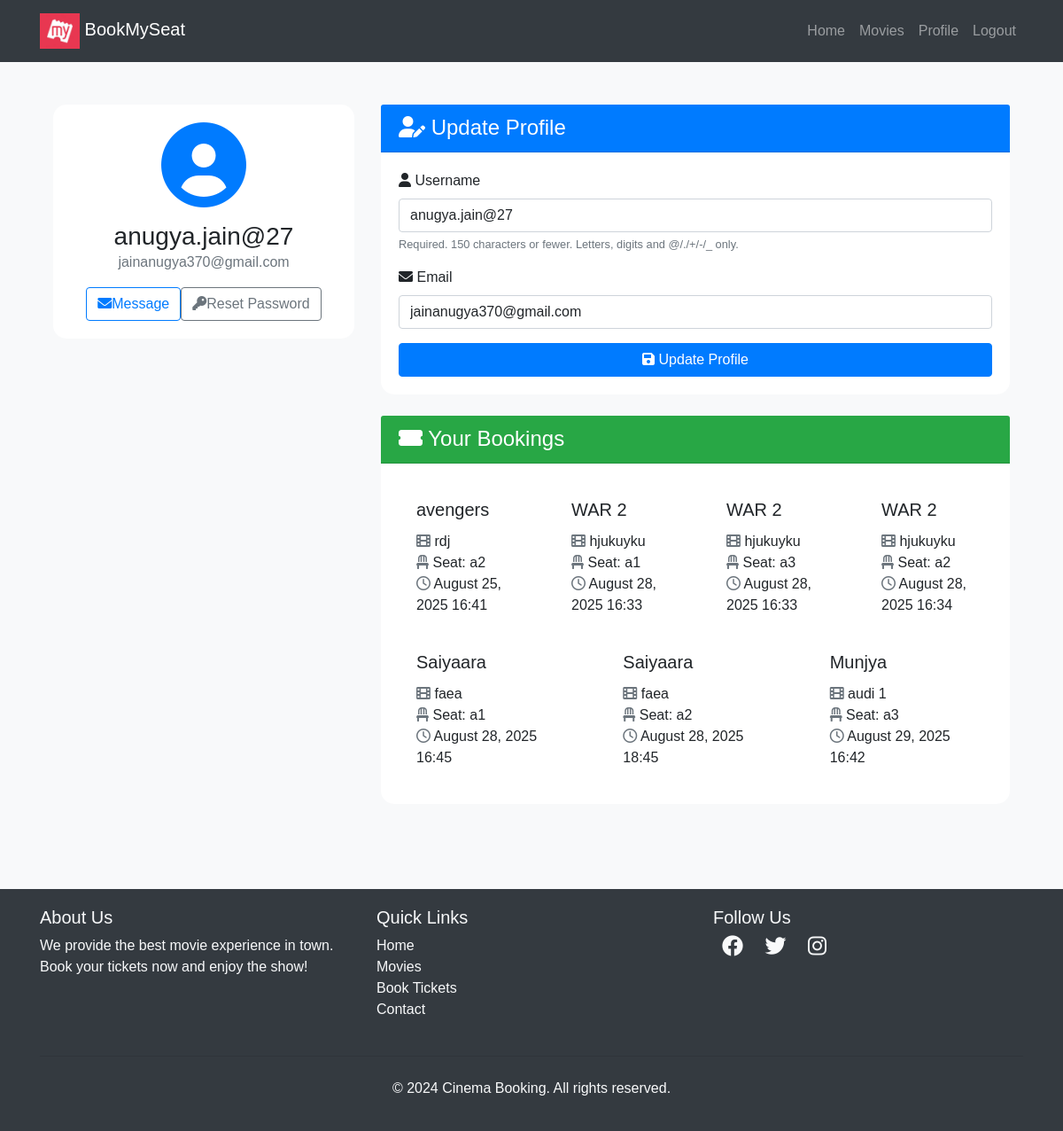
Screenshot of /users/profile/ (signed in) with the database file from the repository.
### movies/models.py (models this page shows, shortened)
class Booking(models.Model):
    user = models.ForeignKey(User, on_delete=models.CASCADE)
    seat = models.OneToOneField(Seat, on_delete=models.CASCADE)
    movie = models.ForeignKey(Movie, on_delete=models.CASCADE)
    theater = models.ForeignKey(Theater, on_delete=models.CASCADE)
    booked_at = models.DateTimeField(auto_now_add=True)

class Movie(models.Model):
    GenreChoices = [
        ('Action', 'Action'),
        ('Drama', 'Drama'),
        ('Comedy', 'Comedy'),
        ('Romance', 'Romance'),
        ('Horror', 'Horror'),
        ('Thriller', 'Thriller'),
    ]
    LanguageChoices = [
        ('Hindi', 'Hindi'),
        ('English', 'English'),
        ('Tamil', 'Tamil'),
        ('Telugu', 'Telugu'),
        ('Spanish', 'Spanish'),
        ('Marathi', 'Marathi'),
    ]
    name = models.CharField(max_length=255)
    image = models.ImageField(upload_to="movies/")
    rating = models.DecimalField(max_digits=3, decimal_places=1)
    cast = models.TextField()
    description = models.TextField(blank=True, null=True)
    genre = models.CharField(max_length=30, choices=GenreChoices, default='Comedy')
    language = models.CharField(max_length=30, choices=LanguageChoices, default='Hindi')
    trailer_url = models.URLField(blank=True, null=True)

class Theater(models.Model):
    name = models.CharField(max_length=255)
    movie = models.ForeignKey(Movie, on_delete=models.CASCADE, related_name='theaters')
    time = models.DateTimeField()

class Seat(models.Model):
    theater = models.ForeignKey(Theater, on_delete=models.CASCADE, related_name='seats')
    seat_number = models.CharField(max_length=10)
    is_booked = models.BooleanField(default=False)
    reserved_until = models.DateTimeField(null=True, blank=True)
    reserved_by = models.ForeignKey(User, null=True, blank=True, on_delete=models.SET_NULL)

### users/views.py (the view)
# urls.py: path('profile/', profile, name='profile'),
@login_required
def profile(request):
    bookings= Booking.objects.filter(user=request.user)
    if request.method == 'POST':
        u_form = UserUpdateForm(request.POST, instance=request.user)
        if u_form.is_valid():
            u_form.save()
            return redirect('profile')
    else:
        u_form = UserUpdateForm(instance=request.user)
    return render(request, 'users/profile.html', {'u_form': u_form,'bookings':bookings})

### users/forms.py
class UserUpdateForm(forms.ModelForm):
    email = forms.EmailField()
    class Meta:
        model = User
        fields = ['username', 'email']

### templates/users/profile.html (shortened to what this page needs)
{% extends "users/basic.html" %} {% block content %}
<div class="container py-5">
  <div class="row">
    <div class="col-lg-4 mb-4">
      <div class="card shadow">
        <div class="card-body text-center">
          <div class="mb-3">
            <i class="fas fa-user-circle fa-6x text-primary"></i>
          </div>
          <h3 class="card-title mb-0">{{ user.username }}</h3>
          <p class="text-muted mb-3">{{ user.email }}</p>
          <div class="d-flex justify-content-center">
            <a href="#" class="btn btn-outline-primary me-2"><i class="fas fa-envelope me-2"></i>Message</a>
            <a href="{% url 'password_reset' %}" class="btn btn-outline-secondary"><i class="fas fa-key me-2"></i>Reset Password</a>
          </div>
        </div>
      </div>
    </div>
    <div class="col-lg-8">
      <div class="card shadow mb-4">
        <div class="card-header bg-primary text-white">
          <h4 class="mb-0"><i class="fas fa-user-edit me-2"></i> Update Profile</h4>
        </div>
        <div class="card-body">
          <form method="POST">
            {% for field in u_form %}
              <div class="mb-3">
                <label for="{{ field.id_for_label }}" class="form-label">
                  <i class="fas fa-{% if field.name == 'username' %}user{% elif field.name == 'email' %}envelope{% else %}info-circle{% endif %} me-2"></i>
                  {{ field.label }}
                </label>
                {{ field }}
                {% if field.help_text %}
                  <small class="form-text text-muted">{{ field.help_text }}</small>
                {% endif %}
              </div>
            {% endfor %}
            <button class="btn btn-primary w-100" type="submit"><i class="fas fa-save me-2"></i> Update Profile</button>
          </form>
        </div>
      </div>
      <div class="card shadow">
        <div class="card-header bg-success text-white">
          <h4 class="mb-0"><i class="fas fa-ticket-alt me-2"> </i> Your Bookings</h4>
        </div>
        <div class="card-body">
          {% if bookings %}
            <div class="row row-cols-1 row-cols-md-2 g-4">
              {% for booking in bookings %}
                <div class="col">
                  <div class="card h-100 border-0 shadow-sm">
                    <div class="card-body">
                      <h5 class="card-title">{{ booking.movie.name }}</h5>
                      <p class="card-text">
                        <i class="fas fa-film me-2 text-muted"> </i>  {{ booking.theater.name }}<br>
                        <i class="fas fa-chair me-2 text-muted"> </i>  Seat: {{ booking.seat.seat_number }}<br>
                        <i class="far fa-clock me-2 text-muted"> </i>  {{ booking.booked_at|date:"F d, Y H:i" }}
                      </p>
                    </div>
                  </div>
                </div>
              {% endfor %}
            </div>
          {% else %}
            <div class="text-center py-5">
              <i class="fas fa-ticket-alt fa-4x text-muted mb-3"></i>
              <p class="lead mb-0">No bookings yet. Time to plan your next movie night!</p>
            </div>
          {% endif %}
        </div>
      </div>
    </div>
  </div>
</div>
<link rel="stylesheet" href="https://cdnjs.cloudflare.com/ajax/libs/font-awesome/6.0.0-beta3/css/all.min.css">
{% endblock %}

### templates/users/basic.html (shortened to what this page needs)
<!DOCTYPE html>
<html lang="en">
  <head>
    <link
      href="https://cdn.jsdelivr.net/npm/bootstrap-icons/font/bootstrap-icons.css"
      rel="stylesheet"
    />
    <link
      rel="stylesheet"
      href="https://maxcdn.bootstrapcdn.com/bootstrap/4.0.0/css/bootstrap.min.css"
    />
    <link
      rel="stylesheet"
      href="https://cdnjs.cloudflare.com/ajax/libs/font-awesome/5.15.3/css/all.min.css"
    />
  </head>
  <body>
    <nav class="navbar navbar-expand-lg navbar-dark bg-dark">
      <div class="container">
        <a class="navbar-brand" href="/"
          ><img
            alt="logo"
            height="40"
            width="45"
          />
          BookMySeat</a
        >
        <div class="collapse navbar-collapse" id="navbarNav">
          <ul class="navbar-nav ml-auto">
            {% if user.is_authenticated %}
            <li class="nav-item">
              <a class="nav-link" href="/">Home</a>
            </li>
            <li class="nav-item">
              <a class="nav-link" href="/movies">Movies</a>
            </li>
            <li class="nav-item">
              <a class="nav-link" href="{% url 'profile' %}">Profile</a>
            </li>
            <li class="nav-item">
              <form method="Post" action="{% url 'logout' %}">
                <button
                  type="submit"
                  class="nav-link"
                  style="border: none; background: none"
                >
                  Logout
                </button>
              </form>
            </li>
            {% endif %}
          </ul>
        </div>
      </div>
    </nav>
    <div class="container">{% block content %} {% endblock %}</div>
    <footer class="footer mt-5">
      <div class="container">
        <div class="row">
          <div class="col-md-4 mb-4 mb-md-0">
            <h5>About Us</h5>
            <p>
              We provide the best movie experience in town. Book your tickets
              now and enjoy the show!
            </p>
          </div>
          <div class="col-md-4 mb-4 mb-md-0">
            <h5>Quick Links</h5>
            <ul class="list-unstyled">
              <li><a href="#">Home</a></li>
              <li><a href="#">Movies</a></li>
              <li><a href="#">Book Tickets</a></li>
              <li><a href="#">Contact</a></li>
            </ul>
          </div>
          <div class="col-md-4">
            <h5>Follow Us</h5>
            <div class="social-icons">
              <a href="#"><i class="fab fa-facebook"></i></a>
              <a href="#"><i class="fab fa-twitter"></i></a>
              <a href="#"><i class="fab fa-instagram"></i></a>
            </div>
          </div>
        </div>
        <hr class="mt-4 mb-4" />
        <div class="text-center">
          <p>&copy; 2024 Cinema Booking. All rights reserved.</p>
        </div>
      </div>
    </footer>
  </body>
</html>

### templates/users/basic.html (style rules this page uses)
body { font-family: Arial, sans-serif; }
.navbar { background-color: #fff; padding: 10px 20px; }
.navbar-brand img { height: 40px; }
.navbar-nav .nav-link { color: #000; }
.footer { background-color: #343a40; color: #f8f9fa; padding: 20px 0; }
.footer a { color: #f8f9fa; text-decoration: none; }
.footer .social-icons i { font-size: 24px; margin: 0 10px; transition: color 0.3s; }

### templates/users/profile.html (style rules this page uses)
body { background-color: #f8f9fa; }
.card { border-radius: 15px; border: none; transition: transform 0.3s ease-in-out; }
.card-header { border-top-left-radius: 15px; border-top-right-radius: 15px; }
form input, form select, form textarea { display: block; width: 100%; padding: 0.375rem 0.75rem; font-size: 1rem; font-weight: 400; line-height: 1.5; color: #212529; background-color: #fff; background-clip: padding-box; border: 1px solid #ced4da; border-radius: 0.25rem; transition: border-color 0.15s ease-in-out, box-shadow 0.15s ease-in-out; }

### rows the page displays
Booking: movie.name "avengers", theater.name "rdj", seat.seat_number "a2", booked_at "August 25, 2025 16:41"
Booking: movie.name "WAR 2", theater.name "hjukuyku", seat.seat_number "a1", booked_at "August 28, 2025 16:33"
Booking: movie.name "WAR 2", theater.name "hjukuyku", seat.seat_number "a3", booked_at "August 28, 2025 16:33"
Booking: movie.name "WAR 2", theater.name "hjukuyku", seat.seat_number "a2", booked_at "August 28, 2025 16:34"
Booking: movie.name "Saiyaara", theater.name "faea", seat.seat_number "a1", booked_at "August 28, 2025 16:45"
Booking: movie.name "Saiyaara", theater.name "faea", seat.seat_number "a2", booked_at "August 28, 2025 18:45"
Booking: movie.name "Munjya", theater.name "audi 1", seat.seat_number "a3", booked_at "August 29, 2025 16:42"

### other values shown
{{ user.username }} "anugya.jain@27"
{{ user.email }} "jainanugya370@gmail.com"
{{ field.label }} "Username" "Email"
{{ field.help_text }} "Required. 150 characters or fewer. Letters, digits and @/./+/-/_ only."
